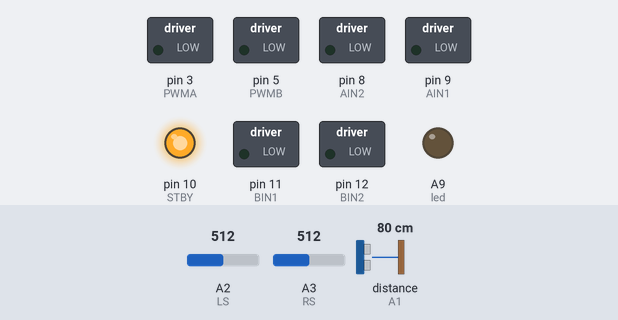
A sketch run on a simulated Teensy 3. Shown: switched loads named in the sketch (green lamp = pin HIGH), output pins drawn as LEDs (lit = HIGH). Inputs (shaded band) come from the test bench; at power-on: distance to the obstacle (sensor on A1) 80 cm, A2 (LS) = 512, A3 (RS) = 512. The echo pulse lasts 58.3 µs per cm; what the sketch prints to the serial monitor is not drawn.

Above: at 2.2 s.
2.3 s: distance to the obstacle (sensor on A1) set to 55 cm
3.8 s: distance to the obstacle (sensor on A1) set to 44 cm
At 4.2 s:
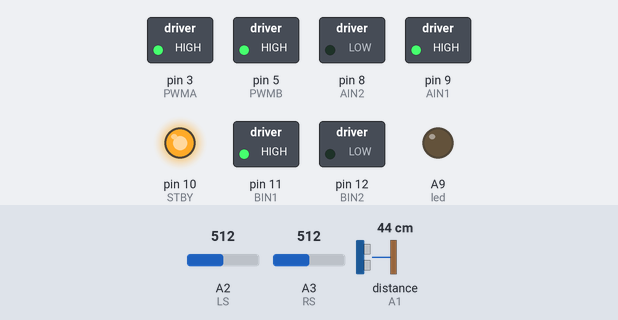
5.3 s: distance to the obstacle (sensor on A1) set to 195 cm
6.8 s: distance to the obstacle (sensor on A1) set to 205 cm
At 8.0 s:
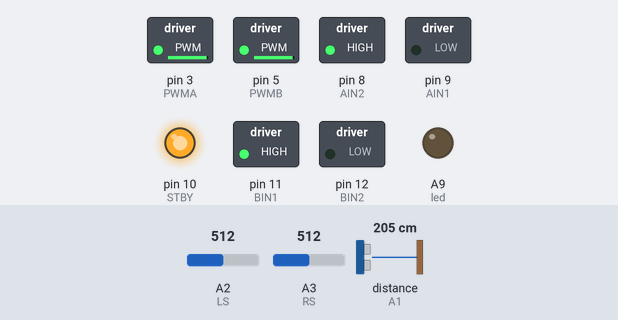
8.3 s: A2 (LS) set to 916
9.8 s: A2 (LS) set to 945
At 10.7 s:
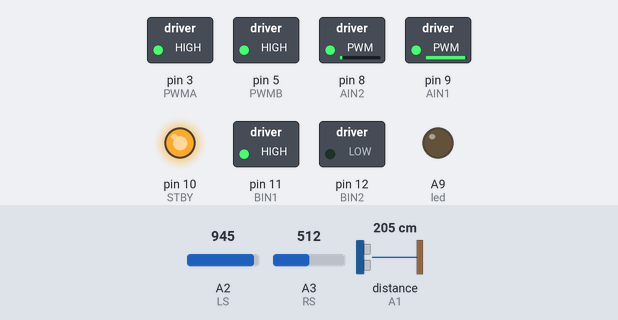
Timing chart, 0 to 12.8 s (numbered marks = the images above; inputs shaded):
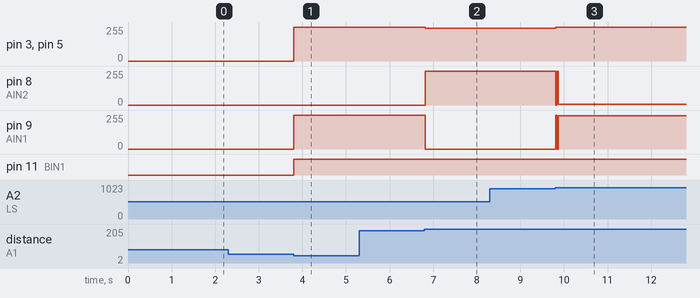

Measured:
- the behaviour switches between 50 and 49 cm on distance to the obstacle (sensor on A1) (found by bisection; images 0 and 1)
- the behaviour switches between 200 and 201 cm on distance to the obstacle (sensor on A1) (found by bisection; images 1 and 2)
- the behaviour switches between 930 and 931 on A2 (LS) (found by bisection; images 2 and 3)
- after the input at 3.8 s, pin 3 (PWMA), pin 5 (PWMB), pin 9 (AIN1): 0/255 → 255/255 at once; pin 11 (BIN1): LOW → HIGH at once
- after the input at 6.8 s, pin 3 (PWMA), pin 5 (PWMB): 255/255 → 245/255 at once; pin 8 (AIN2): 0/255 → 255/255 at once; pin 9 (AIN1): 255/255 → 0/255 at once
- after the input at 9.8 s, pin 3 (PWMA), pin 5 (PWMB): 245/255 → 255/255 at once; pin 8 (AIN2): 255/255 → 5/255 at once; pin 9 (AIN1): 0/255 → 250/255 at once

The sketch:

main.ino
```cpp
#include <NewPing.h>

int STBY = 10; //standby

//Motor A
int PWMA = 3; //Speed control
int AIN1 = 9; //Direction
int AIN2 = 8; //Direction

//Motor B
int PWMB = 5; //Speed control
int BIN1 = 11; //Direction
int BIN2 = 12; //Direction

int led = 23; // LED

//Ultrasonic sensor
#define trigPin 14
#define echoPin 15
#define MAX_DISTANCE 200

NewPing sonic(trigPin, echoPin, MAX_DISTANCE);

/* Sensors */
int LS = A2; // left sensor
int RS = A3; // right sensor

void setup(){
  Serial.begin(115200);
  pinMode(STBY, OUTPUT);

  pinMode(PWMA, OUTPUT);
  pinMode(AIN1, OUTPUT);
  pinMode(AIN2, OUTPUT);

  pinMode(PWMB, OUTPUT);
  pinMode(BIN1, OUTPUT);
  pinMode(BIN2, OUTPUT);
  pinMode(trigPin, OUTPUT);
  pinMode(echoPin, INPUT);
  pinMode(led, OUTPUT);

  pinMode(LS, INPUT);
  pinMode(RS, INPUT);

  startup();

  delay(1000);
}

void loop() {
  int lineLeft = analogRead(LS);
  int lineRight = analogRead(RS);

  if(lineLeft < 900 && lineRight > 930) {
    goForward(255);
  }
  else if(lineLeft > 930 && lineRight < 900) {
    goForward(255);
  }
  else {
  }

  //ultrasonic
	int distance = sonic.ping_cm();
	Serial.print("ping:");
	Serial.print (distance);
	Serial.print ("cm");
  Serial.println();

  startup();

  //search for the other sumobot
	if( distance <= 50 && distance > 5) {
		goForward(255);
	  delay(100);
	}
	//attack by spin
	else if(distance == 0){
		turnLeft(245, 245);
	}

/*  delay(1000); //go for 1 second
  stop(); //stop
  delay(250); //hold for 250ms until move again

  move(1, 128, 0); //motor 1, half speed, right
  move(2, 128, 0); //motor 2, half speed, right

  delay(1000);
  stop();
  delay(250);*/
}

void startup() {
  digitalWrite(STBY, HIGH);
}


void move(int motor, int speed, int direction){
//Move specific motor at speed and direction
//motor: 0 for B 1 for A
//speed: 0 is off, and 255 is full speed
//direction: 0 clockwise, 1 counter-clockwise

  digitalWrite(STBY, HIGH); //disable standby

  boolean inPin1 = LOW;
  boolean inPin2 = HIGH;

  if(direction == 1){
    inPin1 = HIGH;
    inPin2 = LOW;
  }

  if(motor == 1){
    digitalWrite(AIN1, inPin1);
    digitalWrite(AIN2, inPin2);
    analogWrite(PWMA, speed);
  }else{
    digitalWrite(BIN1, inPin1);
    digitalWrite(BIN2, inPin2);
    analogWrite(PWMB, speed);
  }
}

void turnLeft(int speed1, int speed2) {
  // move(1, speed, 0);
  move(1, speed1, 0);
  move(2, speed2, 1);
}

void turnRight(int speed1, int speed2) {
  move(1, speed2, 1);
  move(2, speed1, 0);
}

void goForward(int speed) {
  move(1, speed, 1);
  move(2, speed, 1);
}

void goReverse(int speed) {
  move(1, speed, 0);
  move(2, speed, 0);
}

void turnAround() {
  turnLeft(255, 255);
  delay(1370);
}

void stop(){
//enable standby
  digitalWrite(STBY, LOW);
}
```
